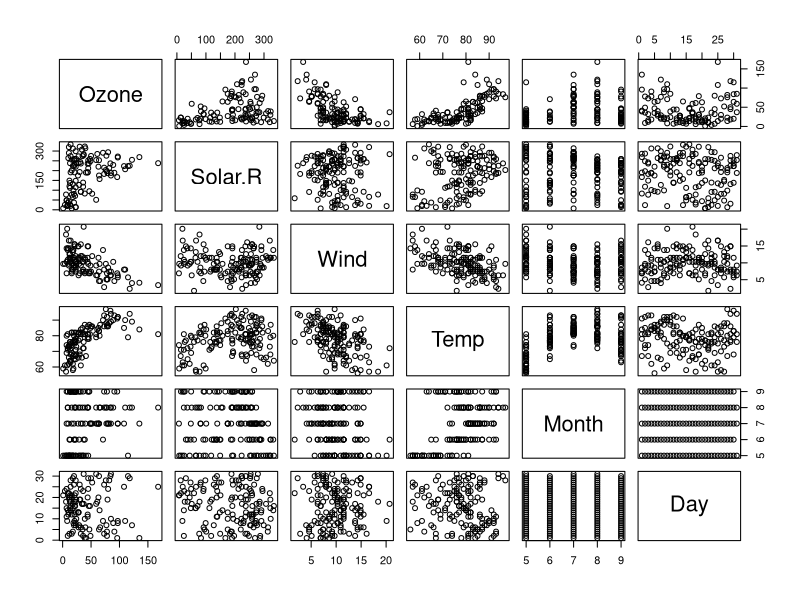
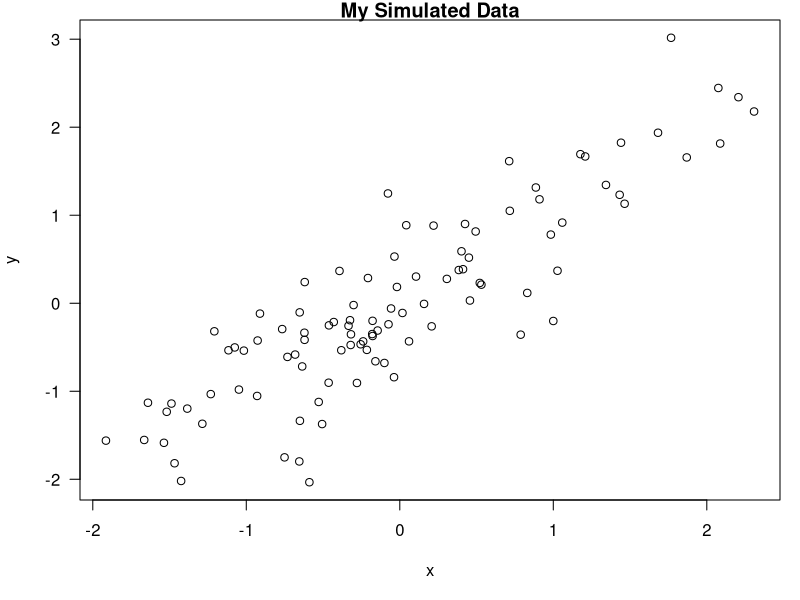

The R script that drew these images, in order: (Note: this script raises an error after producing the figures.)
## ---- chunk 1
library(datasets)

data(airquality)

summary(airquality)
## ---- chunk 2

pairs(airquality)

## ---- chunk 3
library(stats)
fit <- lm(Ozone ~ Wind + Solar.R + Temp, data = airquality)
summary(fit)
## ---- chunk 4
set.seed(1)
x <- rnorm(100)
mean(x)
## ---- chunk 5
print("hey")
## ---- chunk 6
set.seed(1)
x <- rnorm(100)
mean(x)
## ---- chunk 7
print("the results of this code chunk will be hidden")

## ---- chunk 8
x <- rnorm(100); y <- x + rnorm(100, sd = 0.5)
par(mar = c(5, 4, 1, 1), las = 1)
plot(x, y, main = "My Simulated Data")

## ---- chunk 9
library(datasets)
data(airquality)
fit <- lm(Ozone ~ Wind + Temp + Solar.R, data = airquality)

## ---- chunk 10
library(xtable)
xt <- xtable(summary(fit))
print(xt, type = "html")

## ---- chunk 11
opts_chunk$set(echo = FALSE, results = "hide")
opts_chunk$set(echo = TRUE, results = "asis")
